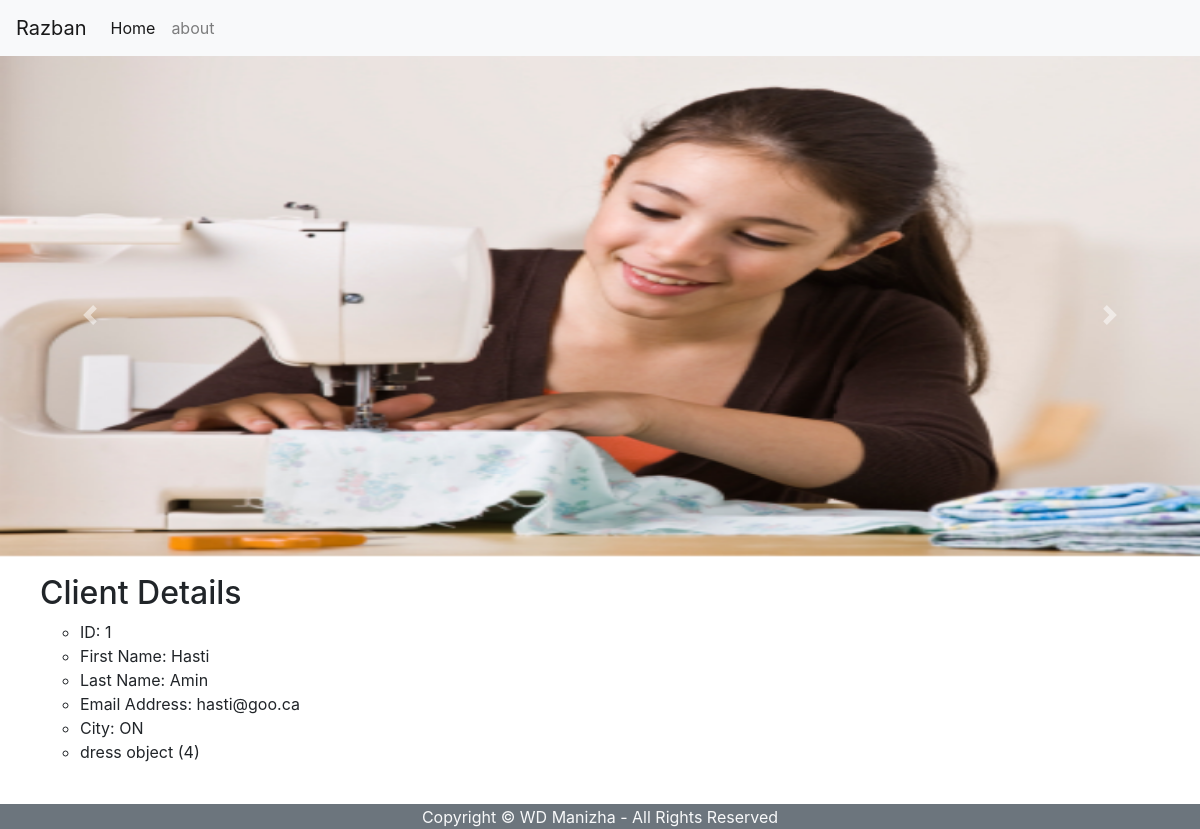
Page /registration/1/ on the committed database.
### registration/models.py (models this page shows)
class client(models.Model):
    CITY_CHOICES = [('ON','Toronto'),('ON','Missisauga'),('ON','Milton'), ('NY', 'New York'), ('ON','Brampton')]
    COUNTRY_CHOICES = [('CA','Canada'),('USA','United State of America'),('EU','Europe')]
    first = models.CharField(max_length=43)
    last = models.CharField(max_length = 31)
    email = models.CharField(max_length=31)
    company = models.CharField(max_length=50 , blank = True)
    address = models.CharField(max_length=50, null=True)
    city = models.CharField(max_length=21, choices = CITY_CHOICES,)
    country = models.CharField(max_length=33, choices=COUNTRY_CHOICES,)
    phone = models.CharField(max_length=31, null=True)
    dress = models.ManyToManyField('dress')

class dress(models.Model):
    size = models.CharField(max_length= 9)

### registration/views.py (the view)
# urls.py: path('registration/<int:client_id>/', views.client_detail, name = 'client_detail'),
def client_detail(request, client_id):
    records = client.objects.get(id = client_id)
    return render(request, 'client.html', {'records':records})

### registration/templates/client.html
{%  extends 'base.html' %}
{% block content %}
<ul>
<h2> Client Details </h2>
<ul>
        <li>ID: {{ records.id }}</li>
        <li>First Name: {{ records.first }}</li>
        <li>Last Name: {{ records.last }}</li>
        <li>Email Address: {{ records.email }}</li>
        <li>City: {{ records.city }}</li>
    {% for item in records.dress.all %}
     <li>{{ item }}</li>
    {% endfor %}
</ul>
</ul>
{% endblock %}

### rows in the picture
client: id "1", first "Hasti", last "Amin", email "hasti@goo.ca", city "ON"
dress: id "dress object (4)"
